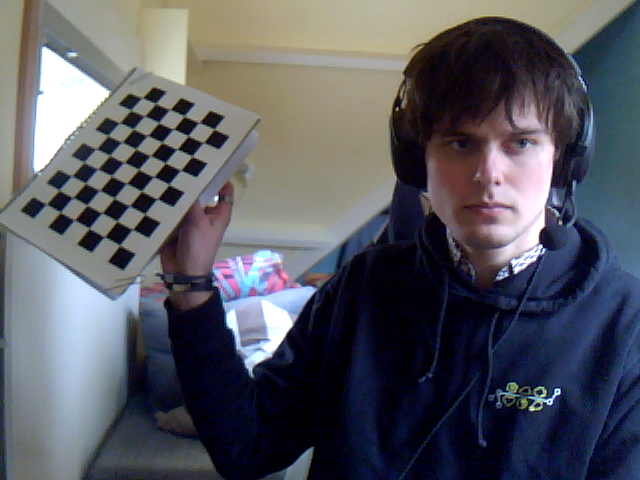
#> input picture images/c13.png, 640 x 480 px
$ python cube.py
#> lines starting #> are read from the running program, lines starting #| are printed output that depends on the picture; after the words box and inside, x2 and y2 are one past the last pixel; in counts of white or black regions, pixels touching at a corner belong together
import numpy as np
import cv2 as cv

def main():
    # -----------------------------
    # PARAMETERS & CALIBRATION DATA
    # -----------------------------
    # Chessboard pattern (number of inner corners per row and column)
    # (Here, 9 corners horizontally and 6 vertically.)
    pattern_size = (9, 6)  # (columns, rows)
    square_size = 2.5      # in your chosen unit (e.g., centimeters)

    # Termination criteria for cornerSubPix refinement
    criteria = (cv.TERM_CRITERIA_EPS + cv.TERM_CRITERIA_MAX_ITER, 30, 0.001)

    # Dummy calibration parameters.
    # Replace these with your real camera calibration results.
    # For this example, we assume a focal length of 1000 and the principal point at the image center.
    # (Note: tvec units will match the units of square_size.)
    test_img = cv.imread("images/c13.png")
#> test_img is the input picture: shape (480, 640, 3); mean B, G, R 96.2, 87.8, 86.4
    if test_img is None:
        print("Error: Could not load test image.")
        return
    img_height, img_width = test_img.shape[:2]

    cameraMatrix = np.array([[1000,    0, img_width/2],
                             [   0, 1000, img_height/2],
                             [   0,    0,         1]], dtype=np.float64)
    distCoeffs = np.zeros((5, 1))  # assuming no lens distortion

    # -----------------------------
    # FIND CHESSBOARD CORNERS
    # -----------------------------
    gray = cv.cvtColor(test_img, cv.COLOR_BGR2GRAY)
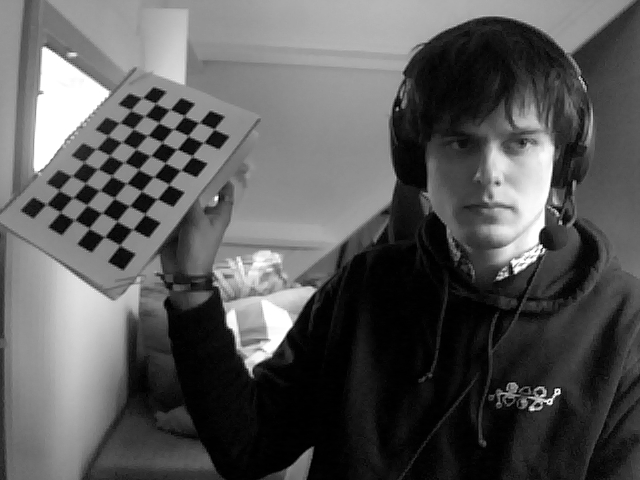
#> gray: shape (480, 640); min 0, max 255, mean 88.4
    ret, corners = cv.findChessboardCorners(gray, pattern_size, None)
#> ret = True; corners = 54 rows, first 8: [44.57, 205.7], [59.5, 190.5], [73.36, 174.1], [83, 162.5], [95.72, 149.3], [107.5, 134.5], [119.5, 123], [131.2, 109.7]
    if not ret:
        print("Error: Chessboard corners not found in test image!")
        return
    # Refine corner locations
    corners = cv.cornerSubPix(gray, corners, (11, 11), (-1, -1), criteria)
#> corners = 54 rows, first 8: [46.41, 204.3], [58.86, 190.1], [72, 176.1], [83.4, 162], [97.25, 149.3], [107.3, 135.5], [120.9, 123.1], [129.4, 109.5]

    # -----------------------------
    # PREPARE OBJECT POINTS
    # -----------------------------
    # Create the world coordinates for the chessboard corners.
    # We assume the chessboard is on the plane z = 0 with the top-left corner at (0,0,0).
    # Note: Use (columns, rows) order.
    objp = np.zeros((pattern_size[0]*pattern_size[1], 3), np.float32)
    # The grid: x varies along the number of columns, y varies along the number of rows.
    objp[:, :2] = np.mgrid[0:pattern_size[0], 0:pattern_size[1]].T.reshape(-1, 2) * square_size

    # -----------------------------
    # ESTIMATE POSE USING solvePnP
    # -----------------------------
    ret, rvec, tvec = cv.solvePnP(objp, corners, cameraMatrix, distCoeffs)
#> rvec = [-0.589, -0.157, -1]; tvec = [-35, -4.54, 127.8]
    if not ret:
        print("Error: solvePnP failed!")
        return

    # Compute the chessboard (board) center in world coordinates.
    board_center = np.mean(objp, axis=0).reshape(1, 3)

    # -----------------------------
    # DRAW 3D AXES
    # -----------------------------
    # We want to draw axes with origin at the board center.
    # Define three axes points (offsets relative to the board center):
    axis_length = square_size * 3  # e.g., length equal to three squares
    # Axes: X (red), Y (green) and Z (blue).
    # (Here, the Z axis is drawn in the negative direction so that it “rises” from the board.)
    axes_points = np.float32([
        [0, 0, 0],                        # origin (board center)
        [axis_length, 0, 0],               # X axis
        [0, axis_length, 0],               # Y axis
        [0, 0, -axis_length]               # Z axis (pointing upward from board)
    ])
    # Place the axes at the board center.
    axes_world = board_center + axes_points
    axes_img, _ = cv.projectPoints(axes_world, rvec, tvec, cameraMatrix, distCoeffs)
#> axes_img = [[131.1, 166.3], [166, 125.6], [176, 188.2], [113, 130.1]]
    axes_img = axes_img.reshape(-1, 2).astype(int)
#> axes_img = [[131, 166], [166, 125], [175, 188], [112, 130]]

    # Draw the axes lines on the image.
    origin_pt = tuple(axes_img[0])
#> origin_pt = (131, 166)
    cv.line(test_img, origin_pt, tuple(axes_img[1]), (0, 0, 255), 3)  # X axis in red
    cv.line(test_img, origin_pt, tuple(axes_img[2]), (0, 255, 0), 3)  # Y axis in green
    cv.line(test_img, origin_pt, tuple(axes_img[3]), (255, 0, 0), 3)  # Z axis in blue
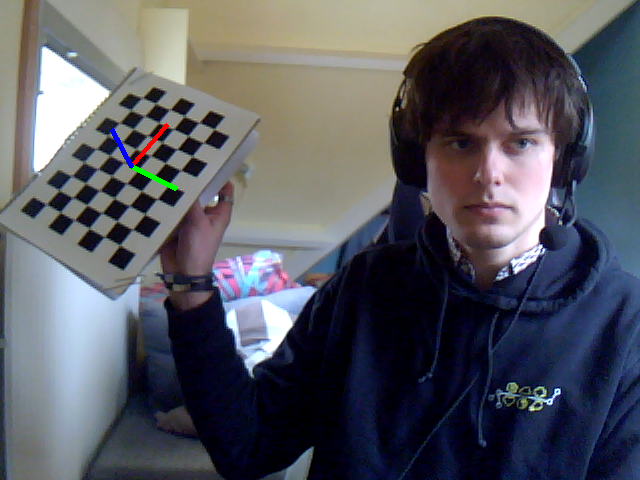
#> test_img: shape (480, 640, 3); mean B, G, R 96.2, 87.8, 86.4

    # -----------------------------
    # DEFINE THE CUBE
    # -----------------------------
    # We define a cube whose bottom face is centered at the board center (on the chessboard plane, z=0)
    # and whose top face is at z = -cube_size (extending upward).
    cube_size = axis_length  # set cube side length; adjust as desired
    half = cube_size / 2.0

    # Define bottom face vertices (relative to board_center)
    bottom_face = np.float32([
        [-half, -half, 0],
        [ half, -half, 0],
        [ half,  half, 0],
        [-half,  half, 0]
    ])
    # Define top face vertices (shifted in z by -cube_size)
    top_face = bottom_face.copy()
    top_face[:, 2] = -cube_size

    # Translate cube vertices so that the bottom face is centered at board_center.
    bottom_face_world = board_center + bottom_face
    top_face_world = board_center + top_face
    # Combine all eight vertices (order: bottom face then top face)
    cube_world = np.concatenate((bottom_face_world, top_face_world), axis=0)
    cube_img, _ = cv.projectPoints(cube_world, rvec, tvec, cameraMatrix, distCoeffs)
#> cube_img = [[91.42, 176.5], [127.2, 135.5], [170.9, 156.2], [135.3, 198.6], [71.25, 140.7], [109.2, 98.53], [154.7, 119.4], [116.9, 163.2]]
    cube_img = cube_img.reshape(-1, 2).astype(int)
#> cube_img = [[91, 176], [127, 135], [170, 156], [135, 198], [71, 140], [109, 98], [154, 119], [116, 163]]

    # Draw the cube edges:
    # Bottom face edges
    for i in range(4):
        pt1 = tuple(cube_img[i])
        pt2 = tuple(cube_img[(i+1) % 4])
        cv.line(test_img, pt1, pt2, (255, 0, 255), 2)
#> this loop made 4 passes
#> (pt1, pt2) on passes 1 to 4: ((91, 176), (127, 135)), ((127, 135), (170, 156)), ((170, 156), (135, 198)), ((135, 198), (91, 176))
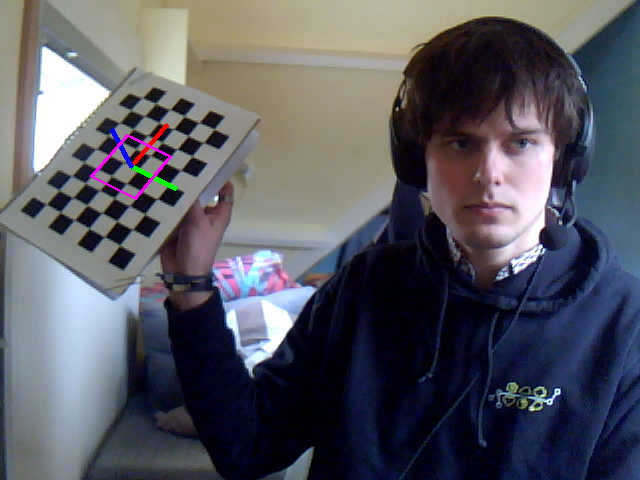
#> test_img: shape (480, 640, 3); 0.19% of pixels changed, all inside (x1, y1, x2, y2) = (90, 134, 172, 200)
    # Top face edges
    for i in range(4, 8):
        pt1 = tuple(cube_img[i])
        pt2 = tuple(cube_img[4 + (i+1-4) % 4])
        cv.line(test_img, pt1, pt2, (255, 0, 255), 2)
#> this loop made 4 passes
#> (pt1, pt2) on passes 1 to 4: ((71, 140), (109, 98)), ((109, 98), (154, 119)), ((154, 119), (116, 163)), ((116, 163), (71, 140))
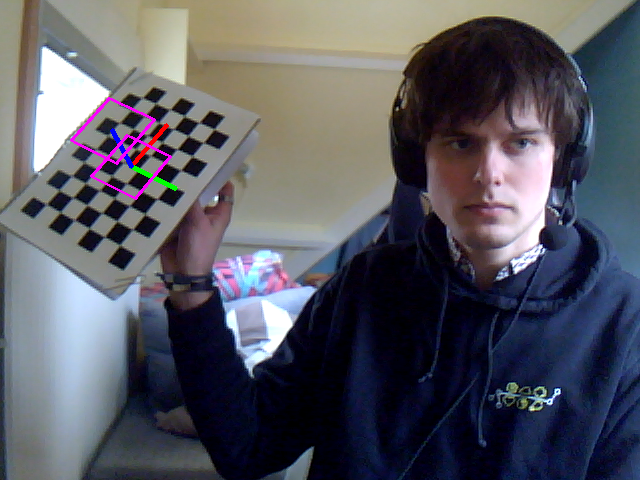
#> test_img: shape (480, 640, 3); 0.2% of pixels changed, all inside (x1, y1, x2, y2) = (70, 97, 156, 165)
    # Vertical edges
    for i in range(4):
        pt_bottom = tuple(cube_img[i])
        pt_top = tuple(cube_img[i+4])
        cv.line(test_img, pt_bottom, pt_top, (255, 0, 255), 2)
#> this loop made 4 passes
#> (pt_bottom, pt_top) on passes 1 to 4: ((91, 176), (71, 140)), ((127, 135), (109, 98)), ((170, 156), (154, 119)), ((135, 198), (116, 163))
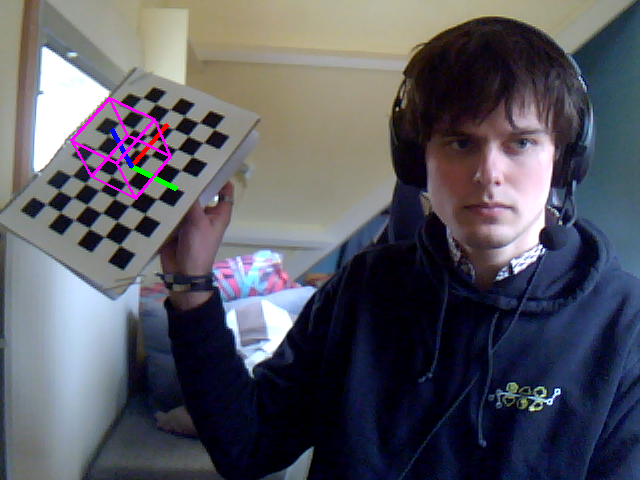
#> test_img: shape (480, 640, 3); 0.12% of pixels changed, all inside (x1, y1, x2, y2) = (71, 100, 171, 197)

    # -----------------------------
    # COMPUTE THE TOP FACE COLOR
    # -----------------------------
    # (1) Distance → Value (V in HSV)
    # Compute the center of the cube’s top face in world coordinates.
    top_face_center = np.mean(top_face_world, axis=0).reshape(1, 3)
    # Transform the top face center to camera coordinates.
    R_mat, _ = cv.Rodrigues(rvec)
#> R_mat = [[0.542, 0.829, 0.14], [-0.747, 0.398, 0.533], [0.386, -0.393, 0.834]]
    top_face_cam = R_mat.dot(top_face_center.T) + tvec  # shape: (3, 1)
#> top_face_cam = [-25.46, -13.52, 123]
    distance = np.linalg.norm(top_face_cam)  # distance in the same unit as square_size
#> distance = 126.3
    # Map distance: 0 → 255; >=400 (e.g., 400 cm) → 0, scaling linearly.
    max_distance = 400.0
    v_value = 255 * (1 - min(distance, max_distance) / max_distance)
#> v_value = 174.5
    v_value = int(np.clip(v_value, 0, 255))
#> v_value = 174

    # (2) Tilt → Saturation (S in HSV)
    # Compute the chessboard’s normal in world coordinates ([0, 0, 1]) transformed into camera coordinates.
    board_normal_world = np.array([0, 0, 1], dtype=np.float32).reshape(3, 1)
    board_normal_cam = R_mat.dot(board_normal_world).flatten()
#> board_normal_cam = [0.14, 0.533, 0.834]
    # The camera’s viewing direction is along the Z axis [0, 0, 1].
    # Compute the angle (in degrees) between board_normal_cam and [0, 0, 1].
    cos_angle = board_normal_cam[2] / np.linalg.norm(board_normal_cam)
#> cos_angle = 0.834
    tilt_angle = np.degrees(np.arccos(np.clip(cos_angle, -1.0, 1.0)))
#> tilt_angle = 33.44
    # When tilt is 0° (i.e. board is parallel to the camera), saturation = 255.
    # When tilt is 45° or more, saturation = 0.
    max_tilt = 45.0
    s_value = 255 * (1 - min(tilt_angle, max_tilt) / max_tilt)
#> s_value = 65.51
    s_value = int(np.clip(s_value, 0, 255))
#> s_value = 65

    # (3) Horizontal position → Hue (H in HSV)
    # Project the board center (world coordinate) to image coordinates.
    board_center_img, _ = cv.projectPoints(board_center, rvec, tvec, cameraMatrix, distCoeffs)
#> board_center_img = [[131.1, 166.3]]
    board_center_img = board_center_img.reshape(-1, 2)
    x_center = board_center_img[0, 0]
#> x_center = 131.1
    hue = int((x_center / img_width) * 180)  # OpenCV uses H in [0, 180]
#> hue = 36

    # Combine HSV components and convert to BGR for drawing.
    hsv_color = np.uint8([[[hue, s_value, v_value]]])
#> hsv_color = [[36, 65, 174]]
    bgr_color = cv.cvtColor(hsv_color, cv.COLOR_HSV2BGR)[0][0]
#> bgr_color = [130, 174, 165]
    bgr_color = tuple(int(c) for c in bgr_color)
#> bgr_color = (130, 174, 165)

    # -----------------------------
    # FILL THE TOP FACE OF THE CUBE
    # -----------------------------
    # Use the projected points for the top face (vertices 4-7).
    top_face_pts = cube_img[4:8].reshape((-1, 1, 2))
#> top_face_pts = [[71, 140], [109, 98], [154, 119], [116, 163]]
    cv.fillConvexPoly(test_img, top_face_pts, bgr_color)
    cv.drawChessboardCorners(test_img, (9,6), corners, ret)
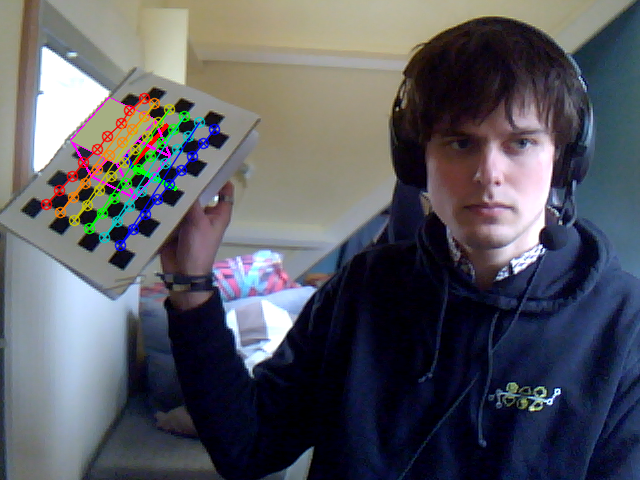
#> test_img: shape (480, 640, 3); mean B, G, R 96.5, 88.8, 87.7

    # -----------------------------
    # DISPLAY THE AUGMENTED IMAGE
    # -----------------------------
    cv.imshow("Augmented Reality", test_img)
    cv.waitKey(0)
    cv.destroyAllWindows()

if __name__ == "__main__":
    main()

$ run again, with images/c1.png copied over images/c13.png
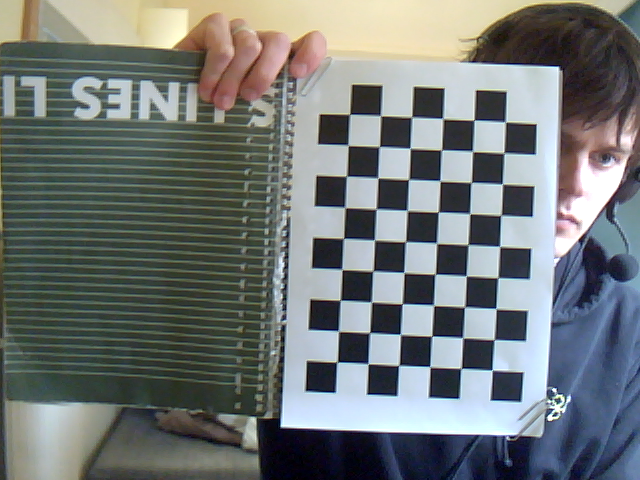
#> input picture images/c1.png, 640 x 480 px
#> in main, test_img is the input picture: shape (480, 640, 3); mean B, G, R 117.8, 118.3, 112.9
#> in main, `ret, corners = cv.findChessboardCorners(gray, pattern_size, None)`: ret = True; corners = 54 rows, first 8: [337.1, 361.9], [338.1, 330.8], [340.2, 300.1], [342.1, 269.6], [343.6, 238.4], [344.8, 207.5], [346.5, 175.9], [348.3, 145.4]
#> in main, `corners = cv.cornerSubPix(gray, corners, (11, 11), (-1, -1), criteria)`: corners = 54 rows, first 8: [337, 362.1], [338.5, 331.1], [340.3, 300.3], [341.9, 269.4], [343.4, 238.4], [344.9, 207.4], [346.5, 176.2], [348.1, 145.2]
#> rvec = [-0.0105, 0.0374, -1.52]; tvec = [1.38, 9.86, 80.8]
#> in main, `axes_img, _ = cv.projectPoints(axes_world, rvec, tvec, cameraMatrix, d..`: axes_img = [[421, 242.3], [425.9, 149.1], [514.6, 247.1], [428.2, 244.3]]
#> in main, `axes_img = axes_img.reshape(-1, 2).astype(int)`: axes_img = [[421, 242], [425, 149], [514, 247], [428, 244]]
#> origin_pt = (421, 242)
#> in main, `cube_img, _ = cv.projectPoints(cube_world, rvec, tvec, cameraMatrix, d..`: cube_img = [[372, 286.4], [376.8, 193.4], [470.2, 198], [465.3, 291.3], [374.2, 292.9], [379.4, 190.3], [482.5, 195.4], [477, 298.2]]
#> in main, `cube_img = cube_img.reshape(-1, 2).astype(int)`: cube_img = [[372, 286], [376, 193], [470, 198], [465, 291], [374, 292], [379, 190], [482, 195], [477, 298]]
#> the loop in main, `for i in range(4):` made 4 passes
#> (pt1, pt2) on passes 1 to 4: ((372, 286), (376, 193)), ((376, 193), (470, 198)), ((470, 198), (465, 291)), ((465, 291), (372, 286))
#> the loop in main, `for i in range(4, 8):` made 4 passes
#> (pt1, pt2) on passes 1 to 4: ((374, 292), (379, 190)), ((379, 190), (482, 195)), ((482, 195), (477, 298)), ((477, 298), (374, 292))
#> after the loop in main, `for i in range(4, 8):`:
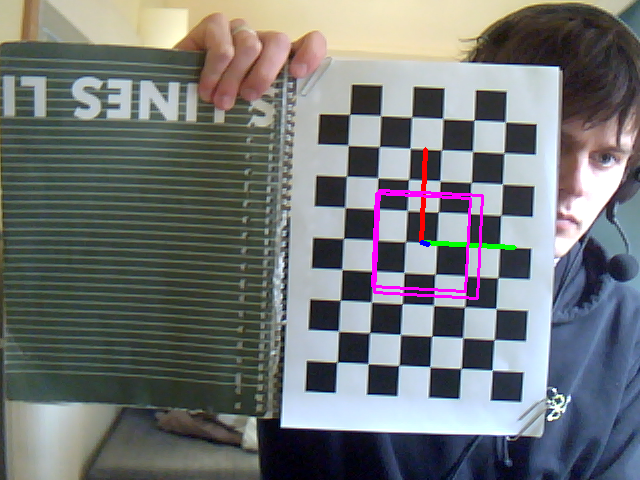
#> test_img: shape (480, 640, 3); mean B, G, R 118.4, 117.4, 113.9
#> the loop in main, `for i in range(4):` made 4 passes
#> (pt_bottom, pt_top) on passes 1 to 4: ((372, 286), (374, 292)), ((376, 193), (379, 190)), ((470, 198), (482, 195)), ((465, 291), (477, 298))
#> R_mat = [[0.0502, 0.998, 0.0311], [-0.999, 0.0507, -0.0164], [-0.018, -0.0302, 0.999]]
#> top_face_cam = [7.89, 0.311, 72.94]
#> distance = 73.36
#> in main, `v_value = 255 * (1 - min(distance, max_distance) / max_distance)`: v_value = 208.2
#> in main, `v_value = int(np.clip(v_value, 0, 255))`: v_value = 208
#> board_normal_cam = [0.0311, -0.0164, 0.999]
#> cos_angle = 0.999
#> tilt_angle = 2.02
#> in main, `s_value = 255 * (1 - min(tilt_angle, max_tilt) / max_tilt)`: s_value = 243.6
#> in main, `s_value = int(np.clip(s_value, 0, 255))`: s_value = 243
#> board_center_img = [[421, 242.3]]
#> x_center = 421
#> hue = 118
#> hsv_color = [[118, 243, 208]]
#> in main, `bgr_color = cv.cvtColor(hsv_color, cv.COLOR_HSV2BGR)[0][0]`: bgr_color = [208, 23, 10]
#> in main, `bgr_color = tuple(int(c) for c in bgr_color)`: bgr_color = (208, 23, 10)
#> top_face_pts = [[374, 292], [379, 190], [482, 195], [477, 298]]
#> in main, `cv.drawChessboardCorners(test_img, (9,6), corners, ret)`:
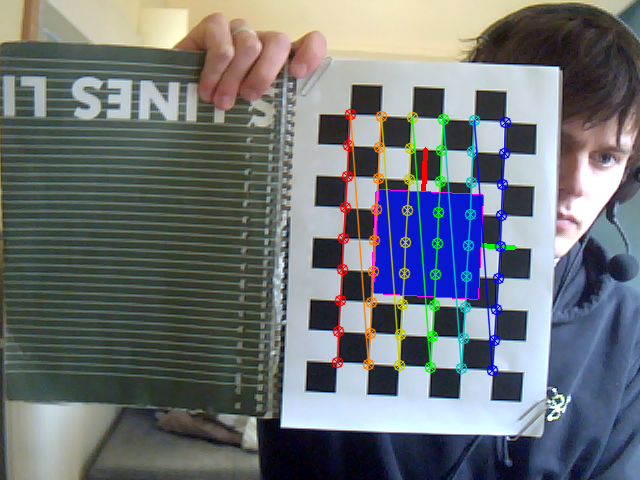
#> test_img: shape (480, 640, 3); mean B, G, R 118.8, 115, 109.6

$ run again, with images/c10.png copied over images/c13.png
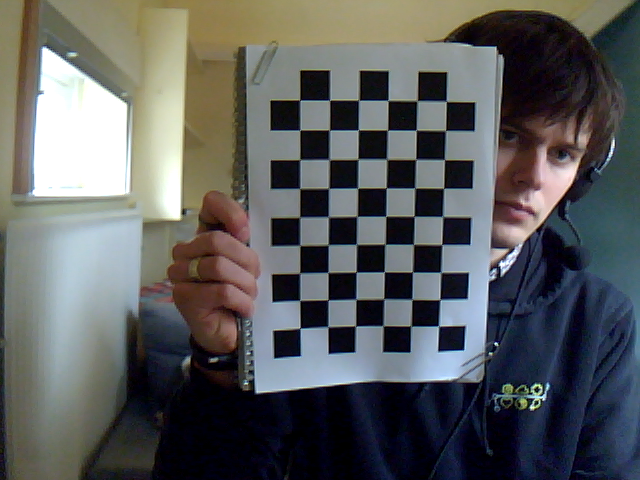
#> input picture images/c10.png, 640 x 480 px
#> in main, test_img is the input picture: shape (480, 640, 3); mean B, G, R 93, 92.8, 90.9
#> in main, `ret, corners = cv.findChessboardCorners(gray, pattern_size, None)`: ret = True; corners = 54 rows, first 8: [300, 328], [299.6, 300.5], [299.6, 272.9], [300.3, 245.5], [299.8, 217], [299.7, 188.5], [300.1, 159.5], [299.9, 130.2]
#> in main, `corners = cv.cornerSubPix(gray, corners, (11, 11), (-1, -1), criteria)`: corners = 54 rows, first 8: [300.1, 328.2], [299.7, 300.5], [299.7, 273.2], [299.7, 245.4], [299.6, 217.2], [299.8, 188.5], [299.7, 159.6], [299.8, 130]
#> rvec = [0.213, 0.122, -1.56]; tvec = [-1.83, 7.76, 88.81]
#> in main, `axes_img, _ = cv.projectPoints(axes_world, rvec, tvec, cameraMatrix, d..`: axes_img = [[371.4, 216.4], [372.9, 130.2], [456.7, 216.1], [381.5, 234.2]]
#> in main, `axes_img = axes_img.reshape(-1, 2).astype(int)`: axes_img = [[371, 216], [372, 130], [456, 216], [381, 234]]
#> origin_pt = (371, 216)
#> in main, `cube_img, _ = cv.projectPoints(cube_world, rvec, tvec, cameraMatrix, d..`: cube_img = [[328, 258.7], [328.8, 173.8], [415.3, 173.7], [413, 258.1], [334.1, 280.1], [335.1, 187.8], [429.6, 187.6], [426.8, 279.4]]
#> in main, `cube_img = cube_img.reshape(-1, 2).astype(int)`: cube_img = [[328, 258], [328, 173], [415, 173], [413, 258], [334, 280], [335, 187], [429, 187], [426, 279]]
#> the loop in main, `for i in range(4):` made 4 passes
#> (pt1, pt2) on passes 1 to 4: ((328, 258), (328, 173)), ((328, 173), (415, 173)), ((415, 173), (413, 258)), ((413, 258), (328, 258))
#> the loop in main, `for i in range(4, 8):` made 4 passes
#> (pt1, pt2) on passes 1 to 4: ((334, 280), (335, 187)), ((335, 187), (429, 187)), ((429, 187), (426, 279)), ((426, 279), (334, 280))
#> the loop in main, `for i in range(4):` made 4 passes
#> (pt_bottom, pt_top) on passes 1 to 4: ((328, 258), (334, 280)), ((328, 173), (335, 187)), ((415, 173), (429, 187)), ((413, 258), (426, 279))
#> after the loop in main, `for i in range(4):`:
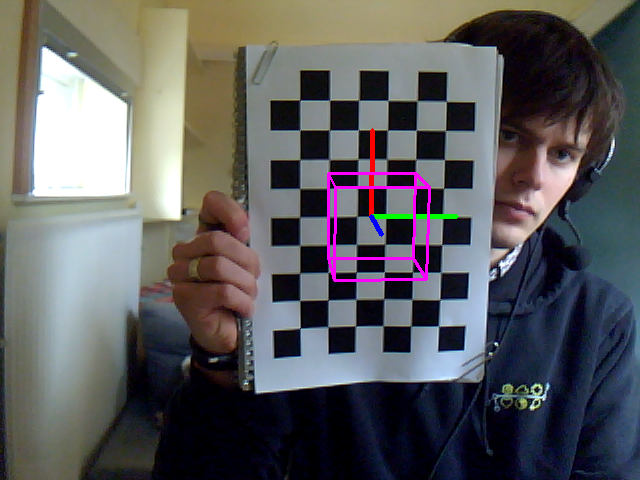
#> test_img: shape (480, 640, 3); mean B, G, R 94.2, 92.3, 92.4
#> R_mat = [[0.00686, 0.998, -0.0576], [-0.977, -0.00546, -0.211], [-0.211, 0.0577, 0.976]]
#> top_face_cam = [4.91, -0.466, 79.74]
#> distance = 79.89
#> in main, `v_value = 255 * (1 - min(distance, max_distance) / max_distance)`: v_value = 204.1
#> in main, `v_value = int(np.clip(v_value, 0, 255))`: v_value = 204
#> board_normal_cam = [-0.0576, -0.211, 0.976]
#> cos_angle = 0.976
#> tilt_angle = 12.65
#> in main, `s_value = 255 * (1 - min(tilt_angle, max_tilt) / max_tilt)`: s_value = 183.3
#> in main, `s_value = int(np.clip(s_value, 0, 255))`: s_value = 183
#> board_center_img = [[371.4, 216.4]]
#> x_center = 371.4
#> hue = 104
#> hsv_color = [[104, 183, 204]]
#> in main, `bgr_color = cv.cvtColor(hsv_color, cv.COLOR_HSV2BGR)[0][0]`: bgr_color = [204, 136, 58]
#> in main, `bgr_color = tuple(int(c) for c in bgr_color)`: bgr_color = (204, 136, 58)
#> top_face_pts = [[334, 280], [335, 187], [429, 187], [426, 279]]
#> in main, `cv.drawChessboardCorners(test_img, (9,6), corners, ret)`:
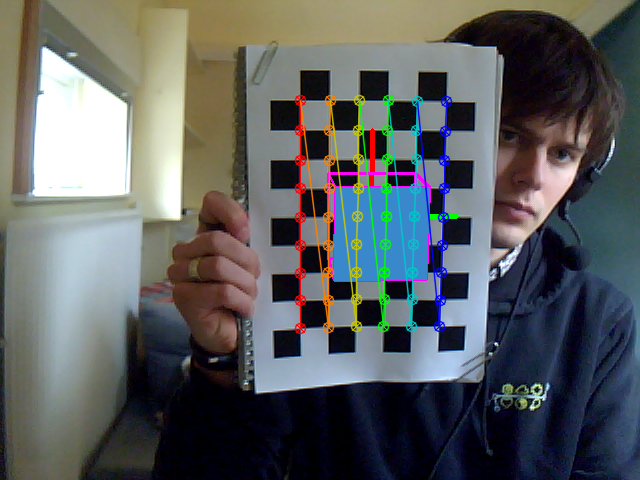
#> test_img: shape (480, 640, 3); mean B, G, R 96.1, 95.1, 91.9
